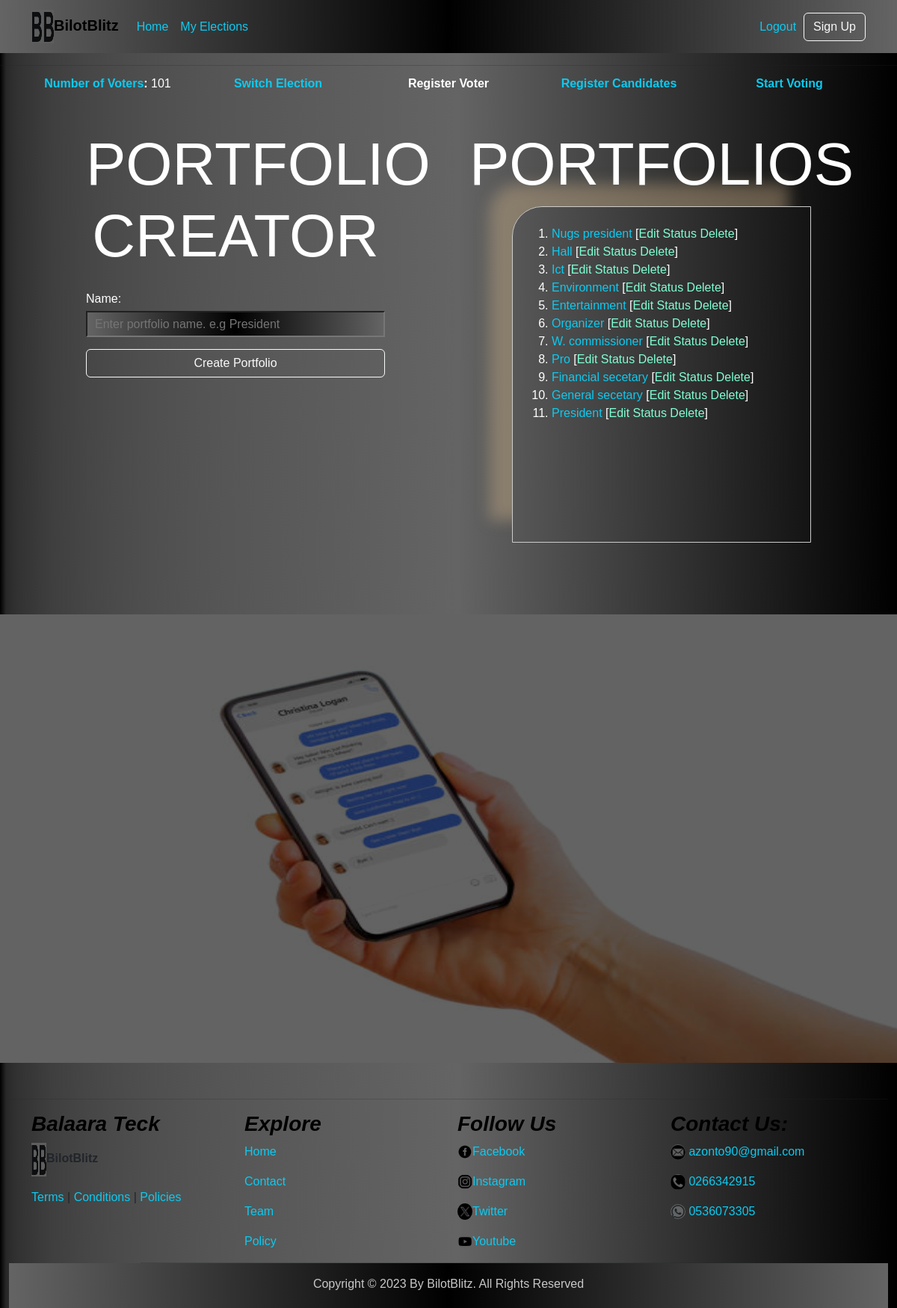
The app's page /portfolios/37 (signed in) with its own data.
### base_app/models.py (models this page shows, shortened)
class PortfolioModel(models.Model):
    portfolio_name = models.CharField(max_length=255)
    election_name = models.ForeignKey(ElectorialCommissionOfficerModel, on_delete=models.CASCADE)

### base_app/views.py (the view, shortened to what this page needs)
# urls.py: path('portfolios/<int:pk>', views.PortfolioView.as_view(), name='portfolios'),
class PortfolioView(CreateView):
    model=PortfolioModel
    form_class = PortfolioForm
    template_name="portfolio.html"
    def get_context_data(self,**kwargs):
        context = super().get_context_data(**kwargs)
        pk = self.kwargs.get("pk")
        election = get_object_or_404(ElectorialCommissionOfficerModel,user=self.request.user,id=pk)
        context["portfolios"] = PortfolioModel.objects.filter(election_name=election)
        context["election"] = election
        context["no_of_voters"] = len(VoterRegistrationModel.objects.filter(election_name=election))
        context["template_name"] = "portfolio.html"
        return context

### base_app/forms.py
class PortfolioForm(forms.ModelForm):
    class Meta:
        model = PortfolioModel
        fields = ["portfolio_name"]
    portfolio_name = forms.CharField(label='Portfolio Name:', widget=forms.TextInput(attrs={'placeholder': 'Enter portfolio name. e.g President'}))

### templates/portfolio.html (shortened to what this page needs)
{%extends 'base_template.html'%}
{%block header%}
    <header>
        {%include 'header.html'%}
    </header>
{%endblock header%}
{%block content%}
<main>
    {% include 'explore.html'%}
<div class="container pt-5 pb-5">
<div class="row">
    <div class="col-12 col-lg-6">
        <form method="POST" class="new-portfolio">
            <h3 class="text-center pb-3 text-white display-1">PORTFOLIO CREATOR</h3>
            {% for field in form %}
                    <p class="m-0 text-white">Name:</p>
                    <p class="pt-1">{{field}}</p>
            {%endfor%}
            <button type="submit" class="btn btn-outline-light">Create Portfolio</button>
        </form>
    </div>
    <div class="col-12 col-lg-6 mb-5 mt-5 m-lg-0">
        <h3 class="portfolio-header text-white text-center display-1">PORTFOLIOS</h3>
        {% if portfolios %}
        <div class="old-portfolio scrollable-div">
        <ol class="pt-4">
        {%for portfolio in portfolios reversed%}
            <li class="text-white">
                <a href="" class="text-info">{{portfolio.portfolio_name}}</a>
                [<a href="">Edit</a>
                <a href="">Status</a>
                <a href="">Delete</a>]
            </li>
        {%endfor%}
        </ol>
        </div>
        {%else%}
        <div class="text-center text-white no-portfolio">
            <p>No portfolios for this election</p>
        </div>
        {%endif%}
    </div>
  </div>
</div>
<div class="mt-5">
    {%include 'site_visual.html'%}
</div>
</main>
{%endblock content%}
{%block footer%}
<footer>
    {%include 'footer.html'%}
</footer>
{%endblock footer%}

### static/index.css (style rules this page uses)
* { margin: 0; padding: 0; box-sizing: border-box; }
body { font-family: 'Lucida Sans', 'Lucida Sans Regular', 'Lucida Grande', 'Lucida Sans Unicode', Geneva, Verdana, sans-serif; background: linear-gradient(90deg,black,2%,rgb(100, 100, 100),black); }
main { padding-top: 100px; }
header { position: fixed; width: 100%; top: 0; z-index: 100; }
.new-portfolio { max-width: 400px; margin: 0 auto; display: flex; flex-direction: column; }
.new-portfolio input { width: 100%; background:linear-gradient(90deg, rgb(100, 100, 100),black,rgb(100, 100, 100)); height: 35px; padding-left:10px; }
.old-portfolio a { text-decoration: none; color: aquamarine; }
.old-portfolio { margin: auto auto; max-width: 350px; padding-left: 20px; }
.scrollable-div { white-space: nowrap; }
.scrollable-div,.scrollable { height: 450px;; max-width: 400px; margin: 0 auto; overflow-y: auto; border: 1px solid #ccc; padding-right:10px; border-top-left-radius: 40px; box-shadow: -30px -30px 20px rgba(213, 183, 139,.4); }

### records on screen
PortfolioModel: portfolio_name "Nugs president"
PortfolioModel: portfolio_name "Hall"
PortfolioModel: portfolio_name "Ict"
PortfolioModel: portfolio_name "Environment"
PortfolioModel: portfolio_name "Entertainment"
PortfolioModel: portfolio_name "Organizer"
PortfolioModel: portfolio_name "W. commissioner"
PortfolioModel: portfolio_name "Pro"
PortfolioModel: portfolio_name "Financial secetary"
PortfolioModel: portfolio_name "General secetary"
PortfolioModel: portfolio_name "President"

### other values on screen
{{ no_of_voters }} "101"
